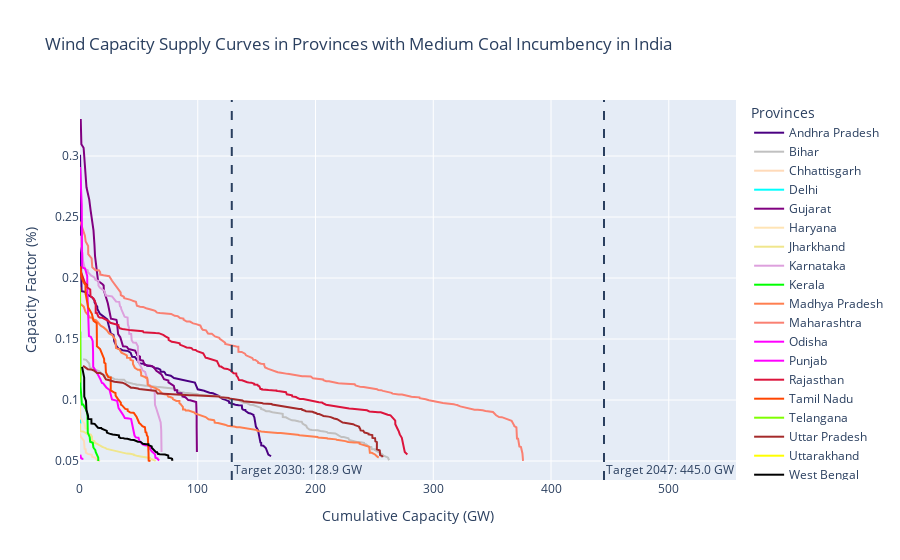

Source (notebook cell):
### Code cell
mid_wind_dfs = batch_figures(combine_wind_mid, 'wind', 'Medium', wind_t_30, wind_t_47, state_legend, grid=True)
